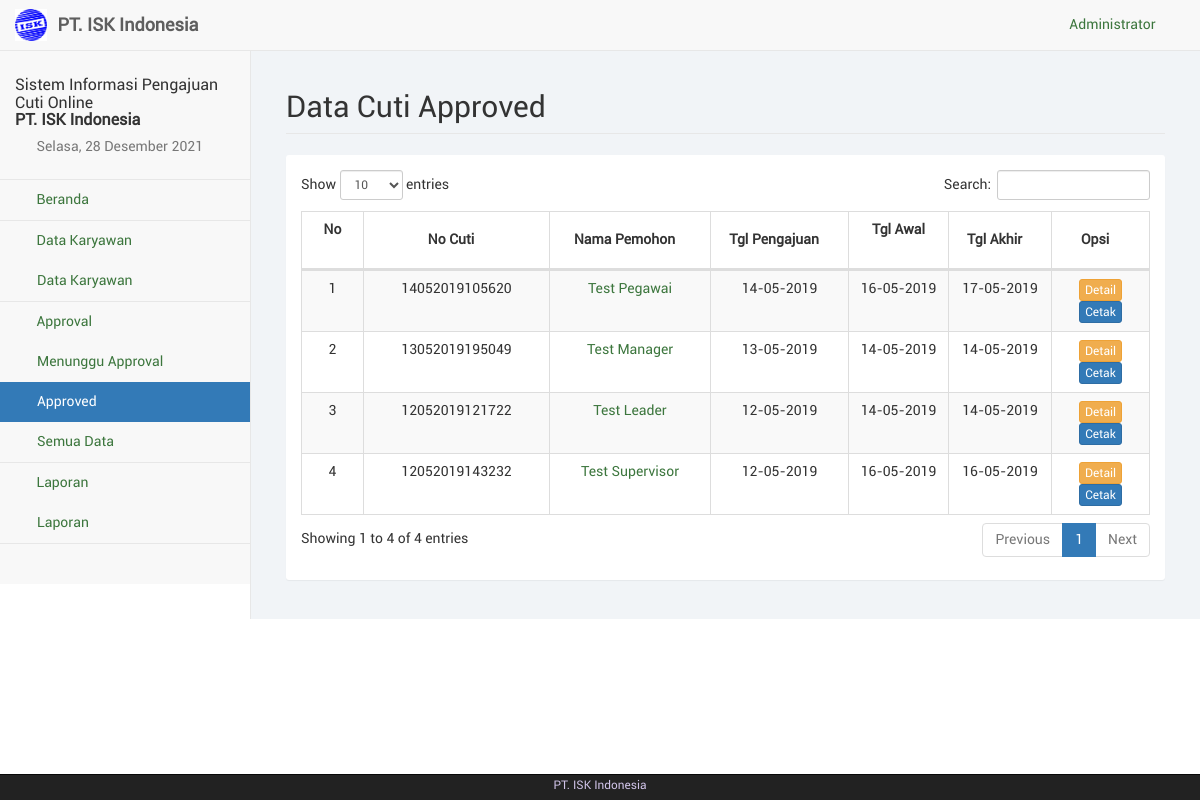
Page /php/src/app.php (signed in) on the committed database.
### tables this page shows
CREATE TABLE IF NOT EXISTS `cuti` (
  `no_cuti` varchar(30) NOT NULL,
  `npp` varchar(20) NOT NULL,
  `tgl_pengajuan` date NOT NULL,
  `tgl_awal` date NOT NULL,
  `tgl_akhir` date NOT NULL,
  `durasi` int(11) NOT NULL,
  `keterangan` text NOT NULL,
  `leader` varchar(20) NOT NULL,
  `manager` varchar(30) NOT NULL,
  `spv` varchar(20) NOT NULL,
  `stt_cuti` varchar(50) NOT NULL,
  `ket_reject` text NOT NULL,
  `hrd_app` int(2) NOT NULL,
  `lead_app` int(2) NOT NULL,
  `spv_app` int(2) NOT NULL,
  `mng_app` int(2) NOT NULL
);

CREATE TABLE IF NOT EXISTS `employee` (
  `npp` varchar(20) NOT NULL,
  `nama_emp` varchar(100) NOT NULL,
  `jk_emp` varchar(20) NOT NULL,
  `telp_emp` varchar(20) NOT NULL,
  `divisi` varchar(50) NOT NULL,
  `jabatan` varchar(50) NOT NULL,
  `alamat` text NOT NULL,
  `hak_akses` varchar(20) NOT NULL,
  `jml_cuti` int(11) NOT NULL,
  `password` varchar(100) NOT NULL,
  `foto_emp` text NOT NULL,
  `active` varchar(20) NOT NULL,
  `id_adm` int(11) NOT NULL
);

### php/src/sess_check.php (called while the page is built, shortened)
<?php
	$chk_sess = $_SESSION['admin'];
	include("dist/config/koneksi.php");
	include("dist/config/library.php");
	$sql_sess = "SELECT * FROM admin WHERE id_adm='". $chk_sess ."'";
	$ress_sess = mysqli_query($conn, $sql_sess);
	$row_sess = mysqli_fetch_array($ress_sess);
	$sess_admname = $row_sess['nama_adm'];
?>

### php/src/dist/config/library.php (called while the page is built, shortened)
<?php
function IndonesiaTgl($tanggal){
	$tgl=substr($tanggal,8,2);
	$bln=substr($tanggal,5,2);
	$thn=substr($tanggal,0,4);
	$tanggal="$tgl-$bln-$thn";
	return $tanggal;
}
?>

### php/src/app.php (the view, shortened to what this page needs)
<?php
	include("sess_check.php");
	$pagedesc = "Approved";
	include("layout_top.php");
?>
		<div id="page-wrapper">
            <div class="container-fluid">
                <div class="row">
                    <div class="col-lg-12">
                        <h1 class="page-header">Data Cuti Approved</h1>
                    </div>
                </div>
				<div class="row">
					<div class="col-lg-12"><?php include("layout_alert.php"); ?></div>
				</div>
				<div class="row">
					<div class="col-lg-12">
						<div class="panel panel-default">
							<div class="panel-body">
						<?php
								$Sql = "SELECT cuti.*, employee.* FROM cuti, employee WHERE cuti.npp=employee.npp AND
										cuti.hrd_app='1' ORDER BY cuti.tgl_pengajuan DESC";
								$Qry = mysqli_query($conn, $Sql);
							?>
								<table class="table table-striped table-bordered table-hover" id="tabel-data">
									<thead>
										<tr>
											<th width="1%">No</th>
											<th width="10%">No Cuti</th>
											<th width="10%">Nama Pemohon</th>
											<th width="5%">Tgl Pengajuan</th>
											<th width="5%">Tgl Awal</th>
											<th width="5%">Tgl Akhir</th>
											<th width="5%">Opsi</th>
										</tr>
									</thead>
									<tbody>
										<?php
											$i=1;
											while($data = mysqli_fetch_array($Qry)){
												echo '<tr>';
												echo '<td class="text-center">'. $i .'</td>';
												echo '<td class="text-center">'. $data['no_cuti'] .'</td>';
												echo '<td class="text-center"><a href="#myModal" data-toggle="modal" data-load-npp="'.$data['npp'].'" data-remote-target="#myModal .modal-body">'.$data['nama_emp'].'</a></td>';
												echo '<td class="text-center">'. IndonesiaTgl($data['tgl_pengajuan']) .'</td>';
												echo '<td class="text-center">'. IndonesiaTgl($data['tgl_awal']) .'</td>';
												echo '<td class="text-center">'. IndonesiaTgl($data['tgl_akhir']) .'</td>';
												echo '<td class="text-center">
													  <a href="#myModal" data-toggle="modal" data-load-code="'.$data['no_cuti'].'" data-remote-target="#myModal .modal-body" class="btn btn-warning btn-xs">Detail</a>';?>
													  <a href="app_cetak.php?no=<?php echo $data['no_cuti'];?>" target="_blank" class="btn btn-primary btn-xs">Cetak</a></td>
												<?php
												echo '</tr>';
												$i++;
											}
										?>
									</tbody>
								</table>
							</div>
						</div>
					</div>
				</div>
            </div>
        </div>
<?php
	include("layout_bottom.php");
?>

### php/src/layout_top.php (shortened to what this page needs)
<?php
	$haries = array("Sunday" => "Minggu", "Monday" => "Senin", "Tuesday" => "Selasa", "Wednesday" => "Rabu", "Thursday" => "Kamis", "Friday" => "Jum'at", "Saturday" => "Sabtu");
	$bulans = array("", "Januari", "Februari", "Maret", "April", "Mei", "Juni", "Juli", "Agustus", "September", "Oktober", "November", "Desember");
	$hari_ini = $haries[date("l")];
	$bulan_ini = $bulans[date("n")];
	$tanggal = date("d");
	$tahun = date("Y");
?>
<!DOCTYPE html>
<html lang="en">
<head>
	<link href="libs/bootstrap/dist/css/bootstrap.min.css" rel="stylesheet">
	<link href="libs/metisMenu/dist/metisMenu.min.css" rel="stylesheet">
    <link href="libs/datatables-plugins/integration/bootstrap/3/dataTables.bootstrap.css" rel="stylesheet">
    <link href="libs/datatables-responsive/css/dataTables.responsive.css" rel="stylesheet">
	<link href="dist/css/sb-admin-2.css" rel="stylesheet">
	<link href="dist/css/offline-font.css" rel="stylesheet">
	<link href="dist/css/custom.css" rel="stylesheet">
	<link href="libs/font-awesome/css/font-awesome.min.css" rel="stylesheet" type="text/css">
</head>
<body>
    <div id="wrapper">
        <nav class="navbar navbar-default navbar-static-top" role="navigation" style="margin-bottom: 0">
            <div class="navbar-header">
				<a class="navbar-brand hidden-xs" href="index.php">
					<img src="libs/images/isk-logo.jpg" alt="brand" width="32" class="float-left image-brand">
					<div class="float-right">&nbsp;<strong>PT. ISK Indonesia</strong></div>
				</a>
			</div>
            <ul class="nav navbar-top-links navbar-right">
				<li class="dropdown dropdown-right">
					<a class="dropdown-toggle" data-toggle="dropdown" href="#">
						<i class="fa fa-user fa-fw"></i>&nbsp;<?php echo ucfirst($sess_admname); ?>&nbsp;<i class="fa fa-caret-down"></i>
					</a>
				</li>
			</ul>
            <div class="navbar-default sidebar" role="navigation">
                <div class="sidebar-nav navbar-collapse">
                    <ul class="nav" id="side-menu">
                        <li class="sidebar-search">
							<h4>Sistem Informasi Pengajuan Cuti Online <br> <b>PT. ISK Indonesia</b></h4>
							<h5 class="text-muted"><i class="fa fa-calendar fa-fw"></i>&nbsp;<?php echo $hari_ini.", ".$tanggal." ".$bulan_ini." ".$tahun ?></h5>
						</li>
						<?php
							if($pagedesc == "Beranda") {
								echo '<li><a href="index.php" class="active"><i class="fa fa-home fa-fw"></i>&nbsp;Beranda</a></li>';
							}
							else {
								echo '<li><a href="index.php"><i class="fa fa-home fa-fw"></i>&nbsp;Beranda</a></li>';
							}
							if(isset($menuparent) && $menuparent == "master") {
								echo '<li class="active">';
							}
							else {
								echo '<li>';
							}
						?>
							<a href="#"><i class="fa fa-group fa-fw"></i>&nbsp;Data Karyawan<span class="fa arrow"></span></a>
							<ul class="nav nav-second-level">
								<?php
									if($pagedesc == "Data Karyawan") {
										echo '<li><a href="karyawan.php" class="active">Data Karyawan</a></li>';
									}
									else {
										echo '<li><a href="karyawan.php">Data Karyawan</a></li>';
									}
								?>
							</ul>
						</li>
						<?php
							if(isset($menuparent) && $menuparent == "approval") {
								echo '<li class="active">';
							}
							else {
								echo '<li>';
							}
						?>
							<a href="#"><i class="fa fa-download fa-fw"></i>&nbsp;Approval<span class="fa arrow"></span></a>
							<ul class="nav nav-second-level">
								<?php
									if($pagedesc == "Waiting Approval") {
										echo '<li><a href="app_wait.php" class="active">Menunggu Approval</a></li>';
									}
									else {
										echo '<li><a href="app_wait.php">Menunggu Approval</a></li>';
									}
									if($pagedesc == "Approved") {
										echo '<li><a href="app.php" class="active">Approved</a></li>';
									}
									else {
										echo '<li><a href="app.php">Approved</a></li>';
									}
									if($pagedesc == "Semua Data") {
										echo '<li><a href="app_all.php" class="active">Semua Data</a></li>';
									}
									else {
										echo '<li><a href="app_all.php">Semua Data</a></li>';
									}
								?>
							</ul>
						<?php
							if(isset($menuparent) && $menuparent == "laporan") {
								echo '<li class="active">';
							}
							else {
								echo '<li>';
							}
						?>
							<a href="#"><i class="fa fa-folder fa-fw"></i>&nbsp;Laporan<span class="fa arrow"></span></a>
							<ul class="nav nav-second-level">
								<?php
									if($pagedesc == "Laporan") {
										echo '<li><a href="laporan.php" class="active">Laporan</a></li>';
									}
									else {
										echo '<li><a href="laporan.php">Laporan</a></li>';
									}
								?>
							</ul>
						</li>
	                </ul>
                </div>
            </div>
        </nav>

### rows in the picture
cuti: no_cuti "14052019105620", employee.nama_emp "Test Pegawai", tgl_pengajuan "14-05-2019", tgl_awal "16-05-2019", tgl_akhir "17-05-2019"
cuti: no_cuti "13052019195049", employee.nama_emp "Test Manager", tgl_pengajuan "13-05-2019", tgl_awal "14-05-2019", tgl_akhir "14-05-2019"
cuti: no_cuti "12052019121722", employee.nama_emp "Test Leader", tgl_pengajuan "12-05-2019", tgl_awal "14-05-2019", tgl_akhir "14-05-2019"
cuti: no_cuti "12052019143232", employee.nama_emp "Test Supervisor", tgl_pengajuan "12-05-2019", tgl_awal "16-05-2019", tgl_akhir "16-05-2019"

### other values in the picture
$sess_admname "Administrator"
